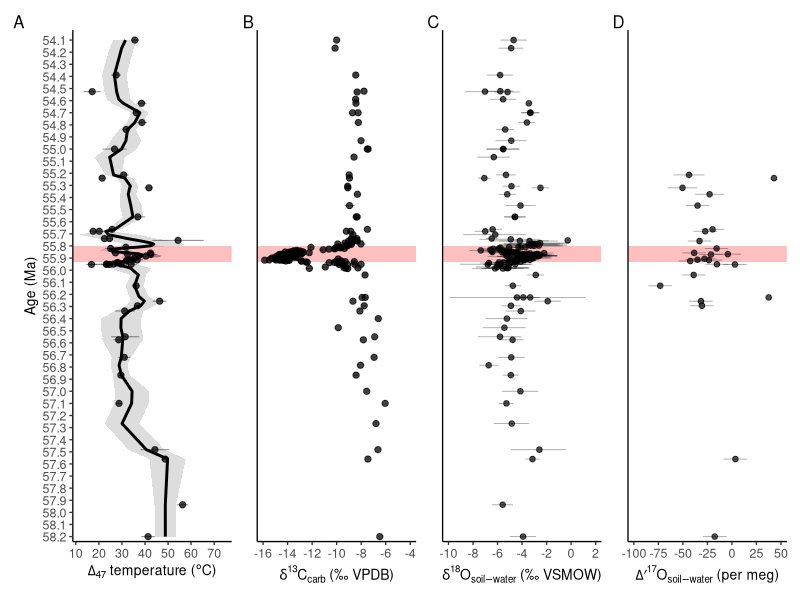
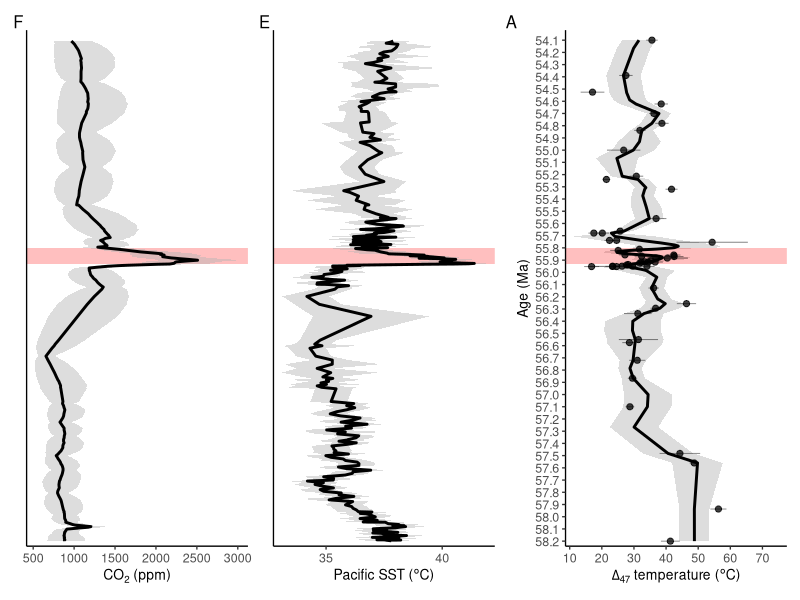
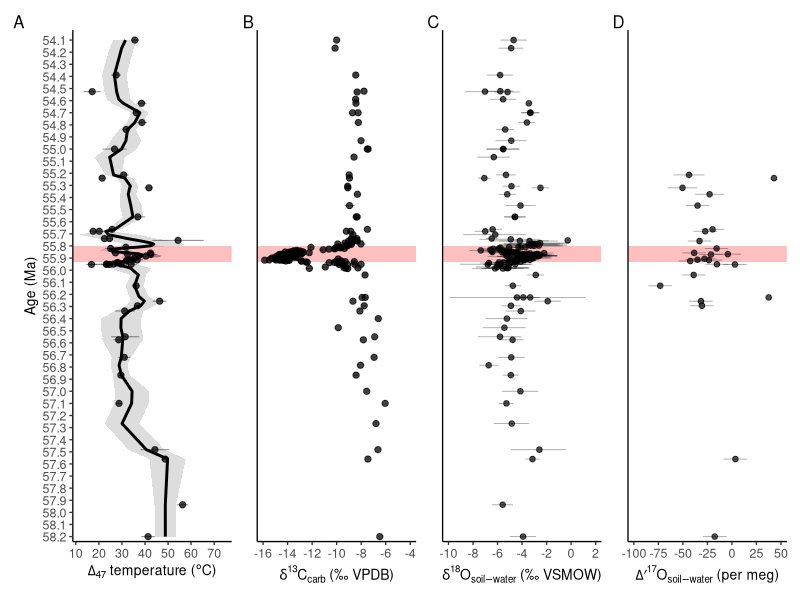
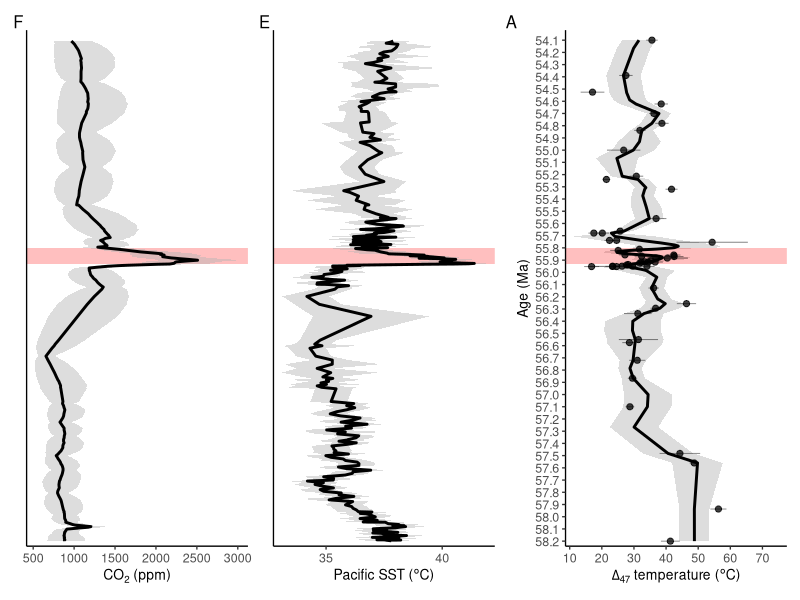

Source code (R) for these figures, in order:
# 08_age_domain_plots.R
# Purpose: Generate age-domain plots for BHB multiproxy manuscript/meeting figures

library(tidyverse)
library(here)
library(patchwork)

# ---- Shared age plot settings ----

age_limits <- c(58.2, 54.1)
age_breaks <- seq(54.1, 58.2, by = 0.1)

petm_age_old <- 55.935
petm_age_young <- 55.8

add_petm_age <- function(fill = "red", alpha = 0.25) {
  annotate(
    "rect",
    xmin = -Inf, xmax = Inf,
    ymin = petm_age_young, ymax = petm_age_old,
    fill = fill,
    alpha = alpha
  )
}

shared_age_scale <- function() {
  scale_y_reverse(
    limits = age_limits,
    breaks = age_breaks,
    expand = expansion(mult = c(0.01, 0.02))
  )
}

theme_age_panel <- theme_classic(base_size = 10) +
  theme(
    axis.title = element_text(size = 10),
    axis.text = element_text(size = 9),
    legend.position = "none",
    plot.margin = margin(4, 4, 4, 4)
  )

# ---- Load data ----

BHB_multiproxy_summary <- read_csv(here("data", "processed", "BHB_multiproxy_summary.csv"))
BHB_d18Ow <- read_csv(here("data", "processed", "BHB_d18Ow_reconstruction.csv"))
BHB_multiproxy_final <- read_csv(here("data", "processed", "BHB_D17Orsw_reconstruction.csv"))
BHB_temperature_model <- read_csv(here("data", "processed", "BHB_temperature_model.csv"))
temp_obs <- read_csv(here("data", "processed", "BHB_temperature_observations.csv"))

Harper2024_CO2_SST <- read_csv(
  here("data", "processed", "Harper2024_CO2_SST_processed.csv")
)

# ---- Add age to temperature model and observations ----

age_lookup <- BHB_multiproxy_summary %>%
  select(MLA_horizon_id, strat_height_m, Age_Ma) %>%
  filter(!is.na(strat_height_m), !is.na(Age_Ma))

BHB_temperature_model_age <- BHB_temperature_model %>%
  left_join(age_lookup, by = c("MLA_horizon_id", "strat_height_m")) %>%
  filter(!is.na(Age_Ma))

temp_obs_age <- temp_obs %>%
  left_join(age_lookup, by = c("MLA_horizon_id", "strat_height_m")) %>%
  filter(!is.na(T_C), !is.na(Age_Ma))

# ---- Temperature age plot ----

p_T47_age_clean <- ggplot() +
  geom_ribbon(
    data = BHB_temperature_model_age,
    aes(
      xmin = T_model_lower95_C,
      xmax = T_model_upper95_C,
      y = Age_Ma
    ),
    fill = "grey70",
    alpha = 0.45
  ) +
  add_petm_age() +
  geom_path(
    data = BHB_temperature_model_age,
    aes(x = T_model_C, y = Age_Ma),
    linewidth = 1
  ) +
  geom_errorbarh(
    data = temp_obs_age,
    aes(
      xmin = T_C - T_se_C,
      xmax = T_C + T_se_C,
      y = Age_Ma
    ),
    height = 0,
    linewidth = 0.35,
    alpha = 0.45
  ) +
  geom_point(
    data = temp_obs_age,
    aes(x = T_C, y = Age_Ma),
    size = 1.8,
    alpha = 0.75
  ) +
  scale_x_continuous(
    breaks = seq(10, 75, by = 10),
    limits = c(10, 75),
    expand = expansion(mult = c(0.02, 0.04))
  ) +
  shared_age_scale() +
  labs(
    x = expression(Delta[47] * " temperature (" * degree * "C)"),
    y = "Age (Ma)"
  ) +
  theme_age_panel

# ---- d13C carbonate age plot ----

d13C_obs_age <- BHB_multiproxy_summary %>%
  select(
    MLA_horizon_id,
    strat_height_m,
    Age_Ma,
    Koch_mean_d13Ccarb_vpdb,
    Koch_se_d13Ccarb_vpdb,
    Bowen_mean_d13Ccarb_vpdb,
    Bowen_se_d13Ccarb_vpdb,
    CU_mean_d13Ccarb_vpdb,
    Snell_mean_d13Ccarb_vpdb
  ) %>%
  pivot_longer(
    cols = c(
      Koch_mean_d13Ccarb_vpdb,
      Bowen_mean_d13Ccarb_vpdb,
      CU_mean_d13Ccarb_vpdb,
      Snell_mean_d13Ccarb_vpdb
    ),
    names_to = "source",
    values_to = "d13Ccarb_vpdb"
  ) %>%
  mutate(
    d13C_se_vpdb = case_when(
      source == "Koch_mean_d13Ccarb_vpdb" ~ Koch_se_d13Ccarb_vpdb,
      source == "Bowen_mean_d13Ccarb_vpdb" ~ Bowen_se_d13Ccarb_vpdb,
      TRUE ~ NA_real_
    )
  ) %>%
  filter(!is.na(d13Ccarb_vpdb), !is.na(Age_Ma))

p_d13C_age_clean <- ggplot() +
  add_petm_age() +
  geom_errorbarh(
    data = d13C_obs_age,
    aes(
      xmin = d13Ccarb_vpdb - d13C_se_vpdb,
      xmax = d13Ccarb_vpdb + d13C_se_vpdb,
      y = Age_Ma
    ),
    height = 0,
    linewidth = 0.35,
    alpha = 0.45,
    na.rm = TRUE
  ) +
  geom_point(
    data = d13C_obs_age,
    aes(x = d13Ccarb_vpdb, y = Age_Ma),
    size = 1.8,
    alpha = 0.75
  ) +
  scale_x_continuous(
    breaks = seq(-16, -4, by = 2),
    limits = c(-16, -4),
    expand = expansion(mult = c(0.04, 0.04))
  ) +
  shared_age_scale() +
  labs(
    x = expression(delta^13 * C[carb] ~ "(‰ VPDB)"),
    y = "Age (Ma)"
  ) +
  theme_age_panel

# ---- d18O soil-water age plot ----

d18Ow_age <- BHB_d18Ow %>%
  filter(!is.na(d18Ow_mean_vsmow), !is.na(Age_Ma))

p_d18Ow_age_clean <- ggplot() +
  add_petm_age() +
  geom_errorbarh(
    data = d18Ow_age,
    aes(
      xmin = d18Ow_lower95_vsmow,
      xmax = d18Ow_upper95_vsmow,
      y = Age_Ma
    ),
    height = 0,
    linewidth = 0.30,
    alpha = 0.35,
    na.rm = TRUE
  ) +
  geom_point(
    data = d18Ow_age,
    aes(x = d18Ow_mean_vsmow, y = Age_Ma),
    size = 1.6,
    alpha = 0.70
  ) +
  scale_x_continuous(
    breaks = seq(-10, 2, by = 2),
    limits = c(-10, 2),
    expand = expansion(mult = c(0.04, 0.04))
  ) +
  shared_age_scale() +
  labs(
    x = expression(delta^18 * O[soil-water] ~ "(‰ VSMOW)"),
    y = "Age (Ma)"
  ) +
  theme_age_panel

# ---- D17O soil-water age plot ----

D17Orsw_age <- BHB_multiproxy_final %>%
  filter(!is.na(D17Orsw_mean_permeg), !is.na(Age_Ma))

p_D17Orsw_age_clean <- ggplot() +
  add_petm_age() +
  geom_errorbarh(
    data = D17Orsw_age,
    aes(
      xmin = D17Orsw_mean_permeg - IPL17O_sd_Dp17Ocarb_adj,
      xmax = D17Orsw_mean_permeg + IPL17O_sd_Dp17Ocarb_adj,
      y = Age_Ma
    ),
    height = 0,
    linewidth = 0.30,
    alpha = 0.35,
    na.rm = TRUE
  ) +
  geom_point(
    data = D17Orsw_age,
    aes(x = D17Orsw_mean_permeg, y = Age_Ma),
    size = 1.6,
    alpha = 0.70
  ) +
  scale_x_continuous(
    breaks = seq(-100, 50, by = 25),
    limits = c(-100, 50),
    expand = expansion(mult = c(0.04, 0.04))
  ) +
  shared_age_scale() +
  labs(
    x = expression(Delta*minute^17*O[soil-water] ~ "(per meg)"),
    y = "Age (Ma)"
  ) +
  theme_age_panel

# ---- Harper reference records ----

Harper_plot <- Harper2024_CO2_SST %>%
  filter(
    Age_Ma >= min(age_limits),
    Age_Ma <= max(age_limits)
  )

p_Harper_SST_age <- ggplot(Harper_plot) +
  add_petm_age(fill = "red", alpha = 0.25) +
  geom_ribbon(
    aes(
      xmin = Harper2024_SST_lower95_C,
      xmax = Harper2024_SST_upper95_C,
      y = Age_Ma
    ),
    fill = "grey70",
    alpha = 0.45
  ) +
  geom_path(
    aes(x = Harper2024_mean_SST_C, y = Age_Ma),
    linewidth = 1
  ) +
  scale_x_continuous(
    breaks = seq(20, 40, by = 5),
    expand = expansion(mult = c(0.04, 0.04))
  ) +
  shared_age_scale() +
  labs(
    x = expression("Pacific SST (" * degree * "C)"),
    y = "Age (Ma)"
  ) +
  theme_age_panel

# Adjust CO2 column names here if your processed file uses different names
p_Harper_CO2_age <- ggplot(Harper_plot) +
  add_petm_age(fill = "red", alpha = 0.25) +
  geom_ribbon(
    aes(
      xmin = Harper2024_CO2_lower95_ppm,
      xmax = Harper2024_CO2_upper95_ppm,
      y = Age_Ma
    ),
    fill = "grey70",
    alpha = 0.45
  ) +
  geom_path(
    aes(x = Harper2024_mean_CO2_ppm, y = Age_Ma),
    linewidth = 1
  ) +
  scale_x_continuous(
    breaks = seq(0, 3000, by = 500),
    expand = expansion(mult = c(0.04, 0.04))
  ) +
  shared_age_scale() +
  labs(
    x = expression(CO[2] ~ "(ppm)"),
    y = "Age (Ma)"
  ) +
  theme_age_panel

# ---- Panel figures ----

p_T47_age_panel <- p_T47_age_clean +
  labs(tag = "A")

p_d13C_age_panel <- p_d13C_age_clean +
  labs(y = NULL, tag = "B") +
  theme(axis.text.y = element_blank(), axis.ticks.y = element_blank())

p_d18Ow_age_panel <- p_d18Ow_age_clean +
  labs(y = NULL, tag = "C") +
  theme(axis.text.y = element_blank(), axis.ticks.y = element_blank())

p_D17Orsw_age_panel <- p_D17Orsw_age_clean +
  labs(y = NULL, tag = "D") +
  theme(axis.text.y = element_blank(), axis.ticks.y = element_blank())

p_Harper_SST_panel <- p_Harper_SST_age +
  labs(y = NULL, tag = "E") +
  theme(axis.text.y = element_blank(), axis.ticks.y = element_blank())

p_Harper_CO2_panel <- p_Harper_CO2_age +
  labs(y = NULL, tag = "F") +
  theme(axis.text.y = element_blank(), axis.ticks.y = element_blank())

p_age_panel_BHB_only <- 
  p_T47_age_panel + p_d13C_age_panel + p_d18Ow_age_panel + p_D17Orsw_age_panel +
  plot_layout(nrow = 1, ncol = 4, widths = c(1, 1, 1, 1)) +
  plot_annotation(
    theme = theme(plot.tag = element_text(face = "bold", size = 12))
  )


p_age_panel_temp_comparison <- 
  p_Harper_CO2_panel + p_Harper_SST_panel + p_T47_age_panel +
  plot_layout(nrow = 1, ncol = 3, widths = c(1, 1, 1, 1, 1)) +
  plot_annotation(
    theme = theme(plot.tag = element_text(face = "bold", size = 12))
  )

p_age_panel_BHB_only
p_age_panel_temp_comparison

# ---- Save outputs ----

dir.create(here("figures", "age_domain"), recursive = TRUE, showWarnings = FALSE)

ggsave(
  here("figures", "age_domain", "BHB_age_panel_T47_d13C_d18Ow_D17Orsw.png"),
  p_age_panel_BHB_only,
  width = 12,
  height = 6,
  dpi = 600
)

ggsave(
  here("figures", "age_domain", "BHB_age_panel_CO2_SST_T47.png"),
  p_age_panel_temp_comparison,
  width = 12,
  height = 6,
  dpi = 600
)
